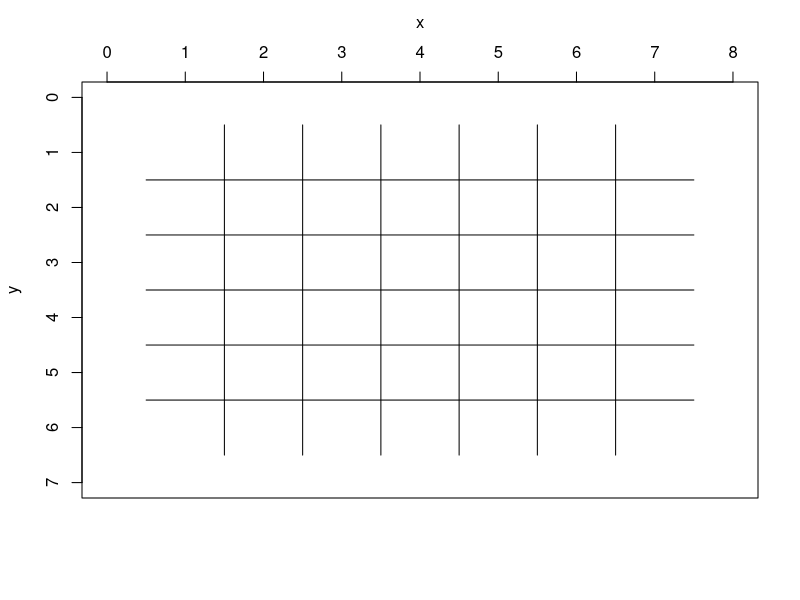

This figure's R source: (Note: this script raises an error after producing the figure.)
rm(list = ls()) # initialization


won = function(vec, player, debug = FALSE) {
  
  stopifnot(player %in% c("X", "O"))
  stopifnot(board %in% c(" ", "X", "O"))
  stopifnot(dim(board)[1] == 6, dim(board)[2] == 7)

  if (debug) { 
    cat(sep = "", "player = ", player, ", vector = ", "\n") 
  }
  
  player.index = which(vec == player) 
  win = FALSE
  if (length(player.index) > 0) {
    player.valid.index = player.index[player.index+4-1 <= length(vec)]
    for (i in player.valid.index) { 
      if (all(vec[i:(i+4-1)] == player)) { 
        win = TRUE; break
      }
    }
  } 
  return(win)

}

safe.sample = function(x, ...) x[sample.int(length(x), ...)]

x = rep(1:7, each = 6)  # x-coordinates;
y = rep(1:6, times = 7) # y-coordinates; 

if (.Platform$OS.type == "windows") windows() 

plot(x, y, type = "n",                          
     xlab = "",                                  
     xlim = c(0, 8), ylim = c(7, 0), xaxt = "n")
axis(3, 0:8)                                         
mtext(text = "x", side = 3, line = 2.5)   


segments(x0 = c(0.5, 0.5, 0.5, 0.5, 0.5, 1.5, 2.5, 3.5, 4.5, 5.5, 6.5), 
         y0 = c(1.5, 2.5, 3.5, 4.5, 5.5, 0.5, 0.5, 0.5, 0.5, 0.5, 0.5),
         x1 = c(7.5, 7.5, 7.5, 7.5, 7.5, 1.5, 2.5, 3.5, 4.5, 5.5, 6.5), 
         y1 = c(1.5, 2.5, 3.5, 4.5, 5.5, 6.5, 6.5, 6.5, 6.5, 6.5, 6.5))  

board = matrix(data = rep(" ", times = 42), nrow = 6, ncol = 7)
player = "X"
winner = " "


for (i in 1:42) {
  if (player == "X"){
    repeat { 
      index = identify(x, y, n = 1, tolerance = 1, plot = FALSE)
      col = x[index] 
      row = 6
      while (board[row, col] != ' '){
        row = row - 1
        if(row == 0) {
          break
        }
      }
      if (row > 0) { 
        rect(1, 3.55, 3, 4, col = par("bg"), border = par("bg")) 
        break 
      } else {
        text(x = 4, y = 7, labels = "Do not add elements to an already full column", col = "red") 
      }
    }
  } else{
    
    index = safe.sample(x = which(c(board) == " "), size = 1)
#A function that tries to block the opponent's connection    
    for (j in 1:42){
      
      board_c = board
      
      s = x[j]
      t = 6
      while (board_c[t, s] != ' '){
        t = t - 1
        if(t == 0) {
          break
        }
      }
      board_c[t,s] = 'X'
      
      vec1 = board_c[t,]
      vec2 = board_c[,s]
      vec3 = board_c[col(board_c) - row(board_c) == s - t]
      vec4 = board_c[col(board_c) + row(board_c) == s + t]
      
      flag = FALSE
      
      if ((won(vec1, 'X', debug = FALSE))|(won(vec2, 'X', debug = FALSE))|
          (won(vec3, 'X', debug = FALSE))|(won(vec4, 'X', debug = FALSE))){
        index = j
        flag = TRUE
        break
      }
      if (flag) {
        break  
      }
    }
    
    col = x[index] 
    row = 6
    while (board[row, col] != ' '){
      row = row - 1
      if(row == 0) {
        break
      }
    }
  }

  board[row, col] = player
  text(x = col, y = row, labels = player)
  
#for debug
  cat(sep = "", "i = ", i, ", player = ", player, ", index = ", index,
      ", row = ", row, ", col = ", col, ", board:", "\n")
  print(board) 
  
  vec1 = board[row,]
  vec2 = board[,col]
  vec3 = board[col(board) - row(board) == col - row]
  vec4 = board[col(board) + row(board) == col + row]
  
#  print(vec3)
#  print(vec4)
  
  if (won(vec1, player, debug = FALSE)) { 
    winner = player
    break
  }
  if (won(vec2, player, debug = FALSE)) { 
    winner = player
    break
  }
  if (won(vec3, player, debug = FALSE)) {
    winner = player
    break
  }
  if (won(vec4, player, debug = FALSE)) { 
    winner = player
    break
  }
  
  player = ifelse(test = (player == "X"), yes = "O", no = "X") 
}

announcement = ifelse(winner == " ", "Draw!", paste(winner, " won!"))
text(x = 4, y = 1/5, labels = announcement, col = "red")

invisible(readline(prompt="Press [enter] to proceed")) 
if (.Platform$OS.type == "windows") {
  while (!is.null(dev.list()))  dev.off()
} # close the Windows graphics device(different from tic-tac-toe code, but this works better)

